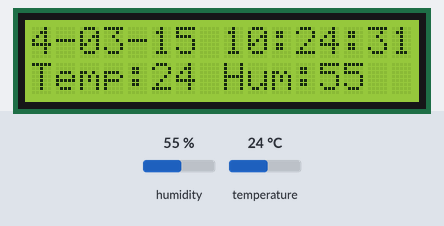
Bench run of a sketch on a simulated Arduino Uno, built with avr-gcc and run on an emulated ATmega328P. On the bench: 16×2 character LCD. The test bench sets the inputs (shaded band); at power-on: humidity 55 %, temperature 24 °C. The local clock reads 2024-03-15 10:24:30 at power-on unless the sketch sets it; what the sketch prints to the serial monitor is not drawn.

Above: at 1.2 s.
1.3 s: humidity set to 22 %
At 2.9 s:
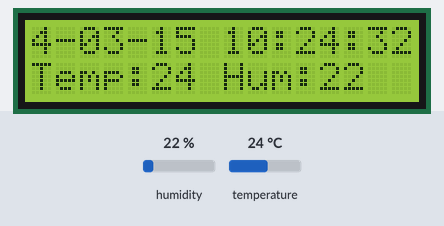
4.3 s: temperature set to 12 °C
At 5.8 s:
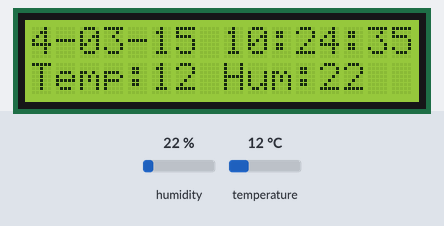
7.3 s: humidity set to 40 %
At 8.4 s:
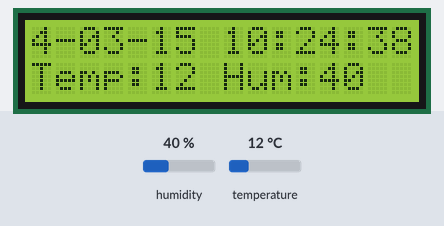
9.5 s: temperature set to 19 °C
At 10.8 s:
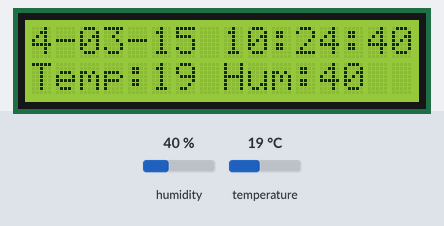

Measured:
- what the display in image 1 shows lasts 1.0 s, from 2.1 s to 3.1 s

The sketch:

set_clock_plus_display_plus_themperature.ino
```cpp
// (licence header left out)
#include <stdio.h>
#include <DS1302.h>

#include <Wire.h>
#include <LiquidCrystal_I2C.h>

namespace {

// Set the appropriate digital I/O pin connections. These are the pin
// assignments for the Arduino as well for as the DS1302 chip. See the DS1302
// datasheet:
//
//   http://datasheets.maximintegrated.com/en/ds/DS1302.pdf
const int kCePin   = 5;  // Chip Enable
const int kIoPin   = 6;  // Input/Output
const int kSclkPin = 7;  // Serial Clock

// Create a DS1302 object.
DS1302 rtc(kCePin, kIoPin, kSclkPin);

// Set the LCD address to 0x27 for a 16 chars and 2 line display
LiquidCrystal_I2C lcd(0x27, 16, 2);


String dayAsString(const Time::Day day) {
  switch (day) {
    case Time::kSunday: return "Sunday";
    case Time::kMonday: return "Monday";
    case Time::kTuesday: return "Tuesday";
    case Time::kWednesday: return "Wednesday";
    case Time::kThursday: return "Thursday";
    case Time::kFriday: return "Friday";
    case Time::kSaturday: return "Saturday";
  }
  return "(unknown day)";
}

void printTime() {
  // Get the current time and date from the chip.
  Time t = rtc.time();

  // Name the day of the week.
  const String day = dayAsString(t.day);

  // Format the time and date and insert into the temporary buffer.
  char buf[50];
  snprintf(buf, sizeof(buf), "%s %04d-%02d-%02d %02d:%02d:%02d",
           day.c_str(),
           t.yr, t.mon, t.date,
           t.hr, t.min, t.sec);

  // Print the formatted string to serial so we can see the time.
  Serial.println(buf);
  lcd.clear();
  lcd.print(buf+sizeof(day.c_str())+8);
}

}  // namespace


// DHT Temperature & Humidity Sensor
// Unified Sensor Library Example
// Written by Tony DiCola for Adafruit Industries
// Released under an MIT license.

// Depends on the following Arduino libraries:
// - Adafruit Unified Sensor Library: https://github.com/adafruit/Adafruit_Sensor
// - DHT Sensor Library: https://github.com/adafruit/DHT-sensor-library

#include <Adafruit_Sensor.h>
#include <DHT.h>
#include <DHT_U.h>

#define DHTPIN            2         // Pin which is connected to the DHT sensor.

// Uncomment the type of sensor in use:
#define DHTTYPE           DHT11     // DHT 11
//#define DHTTYPE           DHT22     // DHT 22 (AM2302)
//#define DHTTYPE           DHT21     // DHT 21 (AM2301)

// See guide for details on sensor wiring and usage:
//   https://learn.adafruit.com/dht/overview

DHT_Unified dht(DHTPIN, DHTTYPE);

uint32_t delayMS;


void setup() {
  Serial.begin(9600);


    // initialize the LCD
  lcd.init();
  //lcd.begin(16,2);

  // Initialize DHT.
  dht.begin();

  sensor_t sensor;
  dht.temperature().getSensor(&sensor);
  delayMS = sensor.min_delay / 1000;

 // Turn on the blacklight and print a message.
  lcd.backlight();
  lcd.print("Hello, world!");


  // Initialize a new chip by turning off write protection and clearing the
  // clock halt flag. These methods needn't always be called. See the DS1302
  // datasheet for details.
  rtc.writeProtect(false);
  rtc.halt(false);

  // Make a new time object to set the date and time.
  // Sunday, September 22, 2013 at 01:38:50.
  Time t(2018, 2, 12, 12, 27, 00, Time::kMonday);

  // Set the time and date on the chip.
  //rtc.time(t);
}

// Loop and print the time every second.
void loop() {
  printTime();
  // Get temperature event and print its value.

  sensors_event_t event;
  dht.temperature().getEvent(&event);
  if (isnan(event.temperature)) {
    Serial.println("Error reading temperature!");
  }
  else {
    Serial.print("Temperature: ");
    Serial.print(event.temperature);
    Serial.println(" *C");

    lcd.setCursor(0,1);
    lcd.print("Temp:");
    lcd.print( (int) (event.temperature+0.5));
  }
  // Get humidity event and print its value.
  dht.humidity().getEvent(&event);
  if (isnan(event.relative_humidity)) {
    Serial.println("Error reading humidity!");
  }
  else {
    Serial.print("Humidity: ");
    Serial.print(event.relative_humidity);
    Serial.println("%");

    lcd.print(" Hum:");
    lcd.print( (int) (event.relative_humidity+0.5));
    lcd.home();
  }
  delay(delayMS);
}
```
